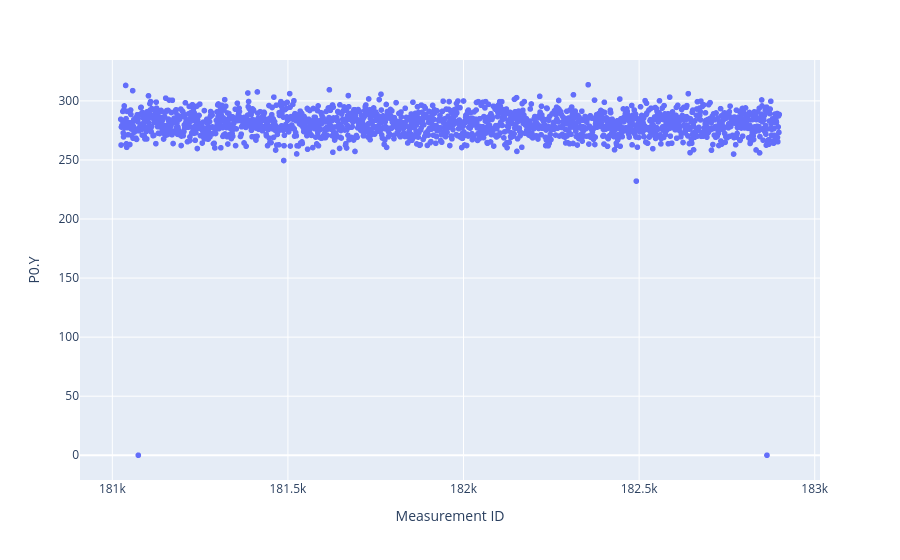

The notebook cell this image was saved under:
### Code cell
fig = px.scatter(photo_df_OK, x='Measurement ID', y='P0.Y')
fig.show()

### Figure 1 — Plotly figure (JSON) as saved in the notebook; plotly's stock layout.template omitted (floating-point values rounded to 4 significant figures; data arrays with more than 128 entries replaced by an {"elided": "..."} marker saying what was removed)
{"data": [{"hovertemplate": "Measurement ID=%{x}<br>P0.Y=%{y}<extra></extra>", "legendgroup": "", "marker": {"color": "#636efa", "symbol": "circle"}, "mode": "markers", "name": "", "showlegend": false, "type": "scattergl", "x": {"elided": "1876 int values"}, "xaxis": "x", "y": {"elided": "1876 float values"}, "yaxis": "y"}], "layout": {"legend": {"tracegroupgap": 0}, "margin": {"t": 60}, "xaxis": {"anchor": "y", "domain": [0, 1], "title": {"text": "Measurement ID"}}, "yaxis": {"anchor": "x", "domain": [0, 1], "title": {"text": "P0.Y"}}}}
